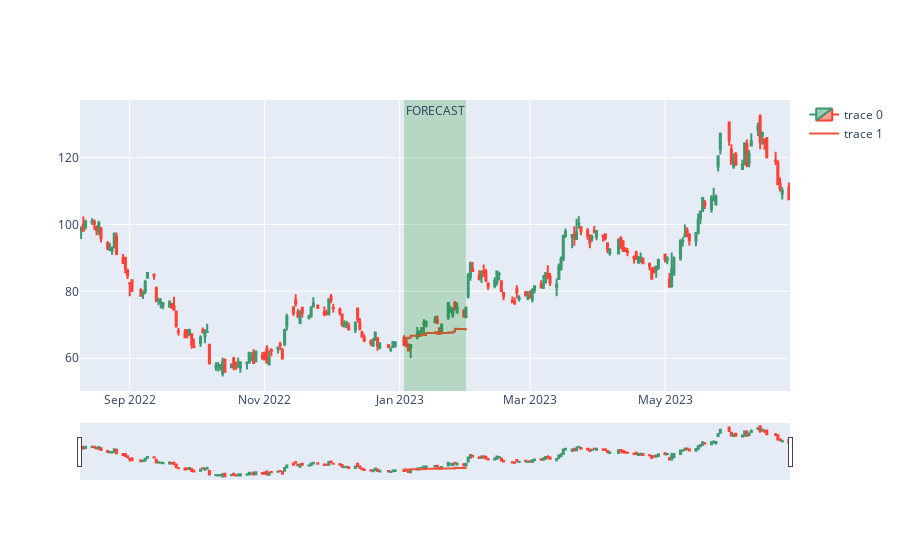

The notebook cell saved with this chart:
### Code cell
import plotly.graph_objects as go

candles_back = 300
lpadding = 100
rpadding = 100

rlim = rpadding-candles_back if candles_back > rpadding else None

df_display = df.iloc[-lpadding-output_length-candles_back:rlim]

fig = go.Figure(data=[
    go.Candlestick(
        x=df_display.index,
        open=df_display['Open'],
        high=df_display['High'],
        low=df_display['Low'],
        close=df_display['Close']
    )
])

fig.add_trace(go.Scatter(
    x=df_display.index[lpadding:lpadding+output_length],
    y=preds[-output_length-candles_back-1],
    line_shape='hv',
    mode='lines'
))

fig.add_vrect(
    x0=df_display.index[lpadding],
    x1=df_display.index[lpadding+output_length-1],
    annotation_text="FORECAST",
    annotation_position="top left",
    fillcolor="green",
    opacity=0.2,
    line_width=0
)

fig.show()

### Figure 1 — Plotly figure (JSON) as saved in the notebook; plotly's stock layout.template omitted (floating-point values rounded to 4 significant figures; data arrays with more than 128 entries replaced by an {"elided": "..."} marker saying what was removed)
{"data": [{"close": {"elided": "220 float values"}, "high": {"elided": "220 float values"}, "low": {"elided": "220 float values"}, "open": {"elided": "220 float values"}, "type": "candlestick", "x": {"elided": "220 str values"}}, {"line": {"shape": "hv"}, "mode": "lines", "type": "scatter", "x": ["2023-01-03T00:00:00", "2023-01-04T00:00:00", "2023-01-05T00:00:00", "2023-01-06T00:00:00", "2023-01-09T00:00:00", "2023-01-10T00:00:00", "2023-01-11T00:00:00", "2023-01-12T00:00:00", "2023-01-13T00:00:00", "2023-01-17T00:00:00", "2023-01-18T00:00:00", "2023-01-19T00:00:00", "2023-01-20T00:00:00", "2023-01-23T00:00:00", "2023-01-24T00:00:00", "2023-01-25T00:00:00", "2023-01-26T00:00:00", "2023-01-27T00:00:00", "2023-01-30T00:00:00", "2023-01-31T00:00:00"], "y": [66.12, 65.9, 66.12, 66.72, 66.74, 66.8, 67.1, 66.92, 67.52, 67.81, 67.25, 67.42, 67.59, 67.72, 67.64, 67.95, 68.84, 68.72, 68.67, 69.01]}], "layout": {"annotations": [{"showarrow": false, "text": "FORECAST", "x": "2023-01-03T00:00:00", "xanchor": "left", "xref": "x", "y": 1, "yanchor": "top", "yref": "y domain"}], "shapes": [{"fillcolor": "green", "line": {"width": 0}, "opacity": 0.2, "type": "rect", "x0": "2023-01-03T00:00:00", "x1": "2023-01-31T00:00:00", "xref": "x", "y0": 0, "y1": 1, "yref": "y domain"}]}}
